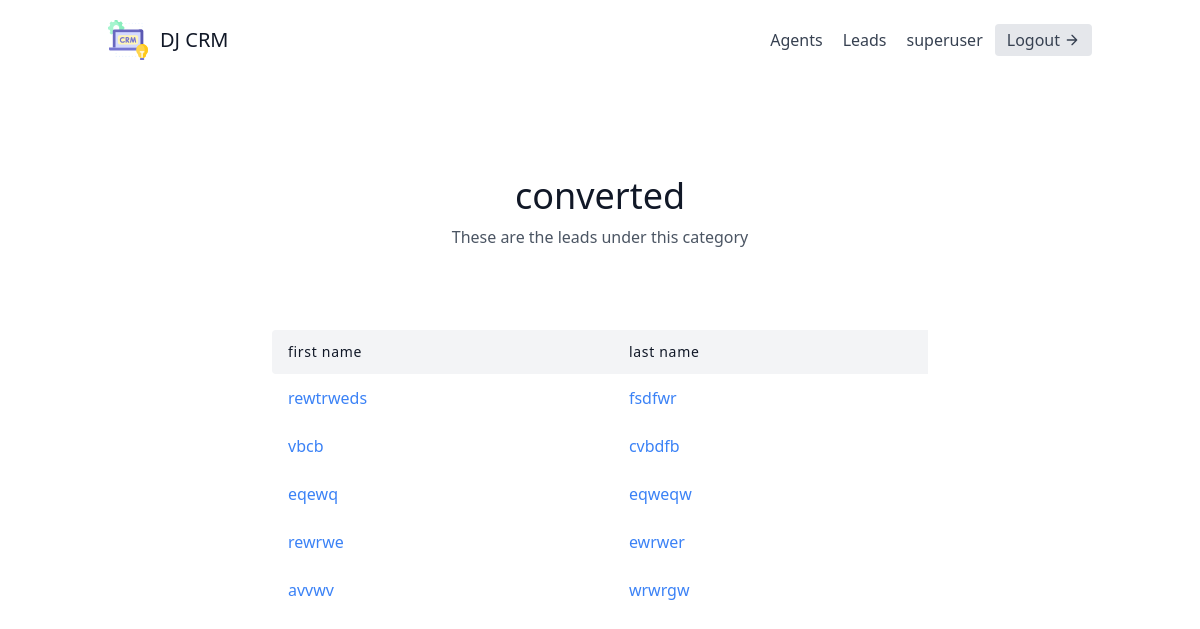
Screenshot of /leads/categories/2 (signed in) with the database file from the repository.
### leads/models.py (models this page shows, shortened)
class User(AbstractUser):
    is_organizer = models.BooleanField(default=True)
    is_agent = models.BooleanField(default=False)

class Category(models.Model):
    name = models.CharField(max_length=30)
    organization = models.ForeignKey(UserProfile, on_delete=models.CASCADE)

class Lead(models.Model):
    SOURCE_CHOICES = (
        ("YouTube", "YouTube"),
        ("Google", "Google"),
        ("Newsletter", "Newsletter"),
    )
    first_name = models.CharField(max_length=20)
    last_name = models.CharField(max_length=20)
    agent = models.ForeignKey("Agent",null=True, blank=True, on_delete=models.SET_NULL)
    organization = models.ForeignKey(UserProfile, on_delete=models.CASCADE)
    age = models.IntegerField(default=0)
    phoned = models.BooleanField(default=False)
    source = models.CharField(choices=SOURCE_CHOICES, max_length=100)
    profile_picture = models.ImageField(blank=True, null=True)
    special_file = models.FileField(blank=True, null=True)
    category = models.ForeignKey("Category",related_name="leads", null=True, blank=True, on_delete=models.SET_NULL)

### leads/views.py (the view)
# urls.py: path("categories/<int:pk>", CategoryDetailView.as_view(), name="category-detail"),
class CategoryDetailView(LoginRequiredMixin, generic.DetailView):
    template_name = "leads/category_detail.html"
    context_object_name = "category"
    def get_context_data(self, **kwargs):
        context = super(CategoryDetailView, self).get_context_data(**kwargs)
        leads = self.get_object().leads.all()  # here leads have to be a "related_name" attr in ForeignKey class
        context.update({
            "leads": leads
        })
        return context
    def get_queryset(self):
        user = self.request.user
        if user.is_organizer:
            queryset = Category.objects.filter(organization=user.userprofile)
        else:
            queryset = Category.objects.filter(organization=user.agent.organization)
        return queryset

### leads/templates/leads/category_detail.html
{% extends "base.html" %}
{% block content %}
<section class="text-gray-600 body-font">
    <div class="container px-5 py-24 mx-auto">
      <div class="flex flex-col text-center w-full mb-20">
        <h1 class="sm:text-4xl text-3xl font-medium title-font mb-2 text-gray-900">{{category.name}}</h1>
        <p class="lg:w-2/3 mx-auto leading-relaxed text-base">These are the leads under this category</p>
      </div>
      <div class="lg:w-2/3 w-full mx-auto overflow-auto">
        <table class="table-auto w-full text-left whitespace-no-wrap">
          <thead>
            <tr>
              <th class="px-4 py-3 title-font tracking-wider font-medium text-gray-900 text-sm bg-gray-100 rounded-tl rounded-bl">first name</th>
              <th class="px-4 py-3 title-font tracking-wider font-medium text-gray-900 text-sm bg-gray-100">last name</th>
            </tr>
          </thead>
          <tbody>
            {% for lead in leads %}
            <tr>
                <td class="px-4 py-3">
                  <a class="text-blue-500 hover:text-blue-800" href="{% url 'leads:lead-detail' lead.pk%}">{{lead.first_name}}</a>
                </td>
                <td class="px-4 py-3">
                  <a class="text-blue-500 hover:text-blue-800" href="{% url 'leads:lead-detail' lead.pk%}">{{lead.last_name}}</a>
                </td>
            </tr>
            {% endfor %}
          </tbody>
        </table>
      </div>
    </div>
  </section>
{% endblock content %}

### templates/navbar.html (shortened to what this page needs)
<header class="text-gray-700 body-font">
    <div class="container mx-auto flex flex-wrap p-5 flex-col md:flex-row items-center">
      <a href="" class="flex title-font font-medium items-center text-gray-900 mb-4 md:mb-0">
        <span class="ml-3 text-xl">DJ CRM</span>
      </a>
      <nav class="md:ml-auto flex flex-wrap items-center text-base justify-center">
          {% if not request.user.is_authenticated %}
            <a href="{% url 'signup'%}" class="mr-5 hover:text-gray-900">Signup</a>
          {% else %}
            {% if request.user.is_organizer %}
              <a href="{% url 'agents:agent-list' %}" class="mr-5 hover:text-gray-900">Agents</a>
            {% endif %}
              <a href="{% url 'leads:lead-list' %}" class="mr-5 hover:text-gray-900">Leads</a>
          {% endif %}
        </nav>
      {% if request.user.is_authenticated %}
      {{request.user.username}}
      <a href="{% url 'logout'%}" class="ml-3 inline-flex items-center bg-gray-200 border-0 py-1 px-3 focus:outline-none hover:bg-gray-300 rounded text-base mt-4 md:mt-0">
        Logout
          <svg fill="none" stroke="currentColor" stroke-linecap="round" stroke-linejoin="round" stroke-width="2" class="w-4 h-4 ml-1" viewBox="0 0 24 24">
              <path d="M5 12h14M12 5l7 7-7 7"></path>
          </svg>
      </a>
      {% endif %}
    </div>
</header>

### rows the page displays
User: user.username "superuser"
Category: name "converted"
Lead: first_name "rewtrweds", last_name "fsdfwr"
Lead: first_name "vbcb", last_name "cvbdfb"
Lead: first_name "eqewq", last_name "eqweqw"
Lead: first_name "rewrwe", last_name "ewrwer"
Lead: first_name "avvwv", last_name "wrwrgw"
